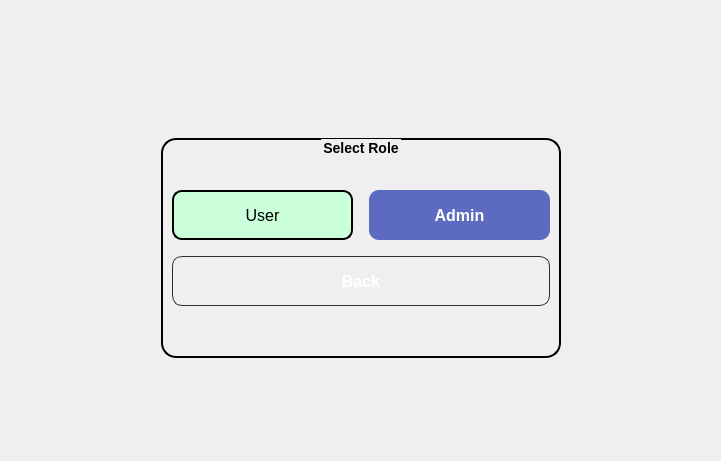
      <widget class="QWidget" name="page_forgetPassword">
       <layout class="QGridLayout" name="gridLayout_5">
        <item row="0" column="2">
         <spacer name="verticalSpacer_6">
          <property name="orientation">
           <enum>Qt::Vertical</enum>
          </property>
          <property name="sizeHint" stdset="0">
           <size>
            <width>20</width>
            <height>127</height>
           </size>
          </property>
         </spacer>
        </item>
        <item row="1" column="0">
         <spacer name="horizontalSpacer_7">
          <property name="orientation">
           <enum>Qt::Horizontal</enum>
          </property>
          <property name="sizeHint" stdset="0">
           <size>
            <width>150</width>
            <height>20</height>
           </size>
          </property>
         </spacer>
        </item>
        <item row="1" column="1" colspan="2">
         <widget class="QGroupBox" name="groupBox_7">
          <property name="sizePolicy">
           <sizepolicy hsizetype="Expanding" vsizetype="Preferred">
            <horstretch>0</horstretch>
            <verstretch>0</verstretch>
           </sizepolicy>
          </property>
          <property name="minimumSize">
           <size>
            <width>400</width>
            <height>220</height>
           </size>
          </property>
          <property name="font">
           <font>
            <pointsize>-1</pointsize>
            <weight>75</weight>
            <bold>true</bold>
           </font>
          </property>
          <property name="styleSheet">
           <string notr="true">QGroupBox { font-size: 14px; font-weight: bold;border : 2px solid black;border-radius:15px; }</string>
          </property>
          <property name="title">
           <string>Select Role</string>
          </property>
          <property name="alignment">
           <set>Qt::AlignCenter</set>
          </property>
          <layout class="QVBoxLayout" name="verticalLayout_15">
           <item>
            <layout class="QVBoxLayout" name="verticalLayout_16">
             <item>
              <layout class="QHBoxLayout" name="horizontalLayout_6">
               <item>
                <widget class="QPushButton" name="pushButton_userForgPass">
                 <property name="sizePolicy">
                  <sizepolicy hsizetype="Preferred" vsizetype="Fixed">
                   <horstretch>0</horstretch>
                   <verstretch>0</verstretch>
                  </sizepolicy>
                 </property>
                 <property name="minimumSize">
                  <size>
                   <width>0</width>
                   <height>50</height>
                  </size>
                 </property>
                 <property name="font">
                  <font>
                   <pointsize>12</pointsize>
                  </font>
                 </property>
                 <property name="styleSheet">
                  <string notr="true">border:2px solid black;
border-radius:10px;
background-color:rgb(203, 255, 218)</string>
                 </property>
                 <property name="text">
                  <string>User</string>
                 </property>
                </widget>
               </item>
               <item>
                <spacer name="horizontalSpacer_25">
                 <property name="orientation">
                  <enum>Qt::Horizontal</enum>
                 </property>
                 <property name="sizeType">
                  <enum>QSizePolicy::Fixed</enum>
                 </property>
                 <property name="sizeHint" stdset="0">
                  <size>
                   <width>10</width>
                   <height>20</height>
                  </size>
                 </property>
                </spacer>
               </item>
               <item>
                <widget class="QPushButton" name="pushButton_adminForgPass">
                 <property name="sizePolicy">
                  <sizepolicy hsizetype="Preferred" vsizetype="Fixed">
                   <horstretch>0</horstretch>
                   <verstretch>0</verstretch>
                  </sizepolicy>
                 </property>
                 <property name="minimumSize">
                  <size>
                   <width>0</width>
                   <height>50</height>
                  </size>
                 </property>
                 <property name="font">
                  <font>
                   <pointsize>12</pointsize>
                   <weight>75</weight>
                   <bold>true</bold>
                  </font>
                 </property>
                 <property name="styleSheet">
                  <string notr="true">QPushButton
{
    background-color: #5C6BC0;
    color: white;
    border: none;
    border-radius: 10px;
    padding: 8px;
    font-weight: bold;
}

QPushButton:hover
{
    background-color: #7986CB;
}

QPushButton:pressed
{
    background-color: #3F51B5;
    padding-top: 10px;
    padding-left: 10px;
}</string>
                 </property>
                 <property name="text">
                  <string>Admin</string>
                 </property>
                </widget>
               </item>
              </layout>
             </item>
             <item>
              <spacer name="verticalSpacer_15">
               <property name="orientation">
                <enum>Qt::Vertical</enum>
               </property>
               <property name="sizeType">
                <enum>QSizePolicy::Fixed</enum>
               </property>
               <property name="sizeHint" stdset="0">
                <size>
                 <width>20</width>
                 <height>10</height>
                </size>
               </property>
              </spacer>
             </item>
             <item>
              <widget class="QPushButton" name="pushButton_backToLogin_2">
               <property name="minimumSize">
                <size>
                 <width>0</width>
                 <height>50</height>
                </size>
               </property>
               <property name="sizeIncrement">
                <size>
                 <width>0</width>
                 <height>0</height>
                </size>
               </property>
               <property name="font">
                <font>
                 <pointsize>12</pointsize>
                 <weight>75</weight>
                 <bold>true</bold>
                </font>
               </property>
               <property name="styleSheet">
                <string notr="true">QPushButton
{
    background: qlineargradient(
        x1:0, y1:0,
        x2:1, y2:0,
        stop:0 #616161,
        stop:1 #424242
    );

    color: white;
    border: 1px solid #2c2c2c;
    border-radius: 10px;
    padding: 8px;
    font-weight: bold;
}

QPushButton:hover
{
    background: qlineargradient(
        x1:0, y1:0,
        x2:1, y2:0,
        stop:0 #757575,
        stop:1 #545454
    );
}

QPushButton:pressed
{
    background: qlineargradient(
        x1:0, y1:0,
        x2:1, y2:0,
        stop:0 #4a4a4a,
        stop:1 #303030
    );

    padding-top: 10px;
    padding-left: 10px;
}</string>
               </property>
               <property name="text">
                <string>Back</string>
               </property>
              </widget>
             </item>
            </layout>
           </item>
          </layout>
         </widget>
        </item>
        <item row="1" column="3">
         <spacer name="horizontalSpacer_8">
          <property name="orientation">
           <enum>Qt::Horizontal</enum>
          </property>
          <property name="sizeHint" stdset="0">
           <size>
            <width>149</width>
            <height>20</height>
           </size>
          </property>
         </spacer>
        </item>
        <item row="2" column="1">
         <spacer name="verticalSpacer_7">
          <property name="orientation">
           <enum>Qt::Vertical</enum>
          </property>
          <property name="sizeHint" stdset="0">
           <size>
            <width>20</width>
            <height>92</height>
           </size>
          </property>
         </spacer>
        </item>
       </layout>
      </widget>
